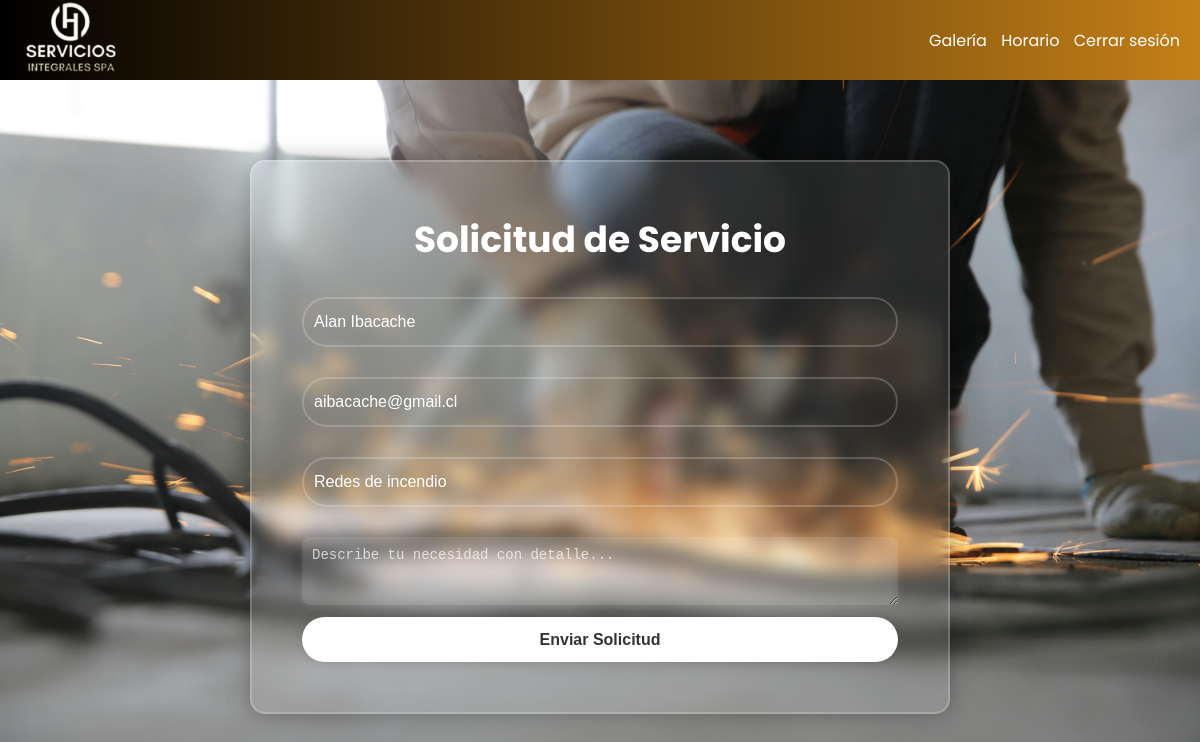
Screenshot of /contacto/2/ (signed in) with the database file from the repository.
### app/models.py (models this page shows, shortened)
class Usuario(AbstractUser):
    ROLES = (
        ('cliente', 'Cliente'),
        ('trabajador', 'Trabajador'),
        ('admin', 'Administrador'),
    )
    telefono = models.CharField(max_length=20, blank=True)
    fecha_nacimiento = models.DateField(null=True, blank=True)
    rol = models.CharField(max_length=20, choices=ROLES, default='cliente')
    class Meta:
        verbose_name = 'Usuario'
        verbose_name_plural = 'Usuarios'

class Servicio(models.Model):
    nombre = models.CharField(max_length=100)
    descripcion = models.TextField()

### app/views.py (the view, shortened to what this page needs)
# urls.py: path('contacto/<int:servicio_id>/', contacto, name='contacto'),
def contacto(request, servicio_id):
    servicio = get_object_or_404(Servicio, pk=servicio_id)
    usuario = request.user
    return render(request, 'app/contacto.html', {
        'servicio': servicio,
        'usuario': usuario
    })

### app/templates/app/contacto.html (shortened to what this page needs)
{% extends 'app/base.html' %}
{% load static %}
{% block css %}
<link rel="stylesheet" href="{% static 'app/css/sesion.css' %}">
{% endblock %}
{% block contenido %}
<div class="wrapper">
    <form method="post" id="formulario_contacto">
        <h1 style="text-align: center;">Solicitud de Servicio</h1>
        <div class="input-box">
            <input type="text" name="nombre" value="{{ usuario.first_name }} {{ usuario.last_name }}" readonly>
        </div>
        <div class="input-box">
            <input type="email" name="email" value="{{ usuario.email }}" readonly>
        </div>
        <div class="input-box">
            <input type="text" name="servicio" value="{{ servicio.nombre }}" readonly>
        </div>
        <div class="input-box">
            <textarea name="mensaje" rows="3" placeholder="Describe tu necesidad con detalle..." required></textarea>
        </div>
        <button type="submit" class="btn">Enviar Solicitud</button>
    </form>
</div>
{% endblock %}

### app/static/app/css/sesion.css (style rules this page uses)
* { margin: 0; padding: 0; box-sizing: border-box; }
body { display: flex; justify-content: center; align-items: center; min-height: 100vh; background: url("/static/app/img/pexels-rezwan-1216544.jpg") no-repeat; background-size: cover; background-position: center; flex-direction: column; font-size: 16px; font-family: 'Poppins', sans-serif; }
h1 { font-size: 36px; }
.wrapper { width: 420px; background: transparent; border: 2px solid rgba(255, 255, 255, 0.2); backdrop-filter: blur(20px); box-shadow: 0 0 10px rgba(0, 0, 0, 0.2); color: #fff; border-radius: 10px; padding: 30px 40px; }
.wrapper h1 { font-size: 36px; text-align: center; }
.wrapper .input-box { width: 100%; height: 50px; margin: 30px 0; }
.input-box input { width: 100%; height: 100%; background: transparent; border: none; outline: none; border: 2px solid rgba(255, 255, 255, 0.2); border-radius: 40px; font-size: 16px; color: #fff; padding: 20px 45px 20px 20px; }
.input-box input::placeholder { color: #fff; }
.wrapper .btn { width: 100%; height: 45px; background: #fff; border: none; outline: none; border-radius: 40px; box-shadow: 0 0 10px rgba(0, 0, 0, 0.1); cursor: pointer; font-size: 16px; color: #333; font-weight: 600; transition: all 0.3s ease; }

### app/static/app/css/estilos.css (style rules this page uses)
* { margin:0; padding:0; }
body { background: url("/static/app/img/pexels-rezwan-1216544.jpg") no-repeat; background-size: cover; background-position: center; font-family: 'Poppins', sans-serif; }
h1 { font-size: 36px; }
input[type=text], input[type=email], select, textarea { width: 100%; padding: 5px 10px; }

### app/templates/app/contacto.html (style rules this page uses)
.wrapper { width: 700px; padding: 50px; background: rgba(255, 255, 255, 0.1); border-radius: 15px; box-shadow: 0 0 25px rgba(0, 0, 0, 0.3); backdrop-filter: blur(10px); margin: 40px auto; color: white; }
.input-box textarea { width: 100%; padding: 10px; border: none; border-radius: 8px; background: rgba(255, 255, 255, 0.1); backdrop-filter: blur(5px); color: white; font-size: 14px; outline: none; resize: vertical; box-shadow: 0 0 8px rgba(255, 255, 255, 0.1); }
.input-box textarea::placeholder { color: rgba(255, 255, 255, 0.7); }

### rows the page displays
Usuario: nombre "Alan Ibacache", email "aibacache@gmail.cl"
Servicio: servicio "Redes de incendio"
